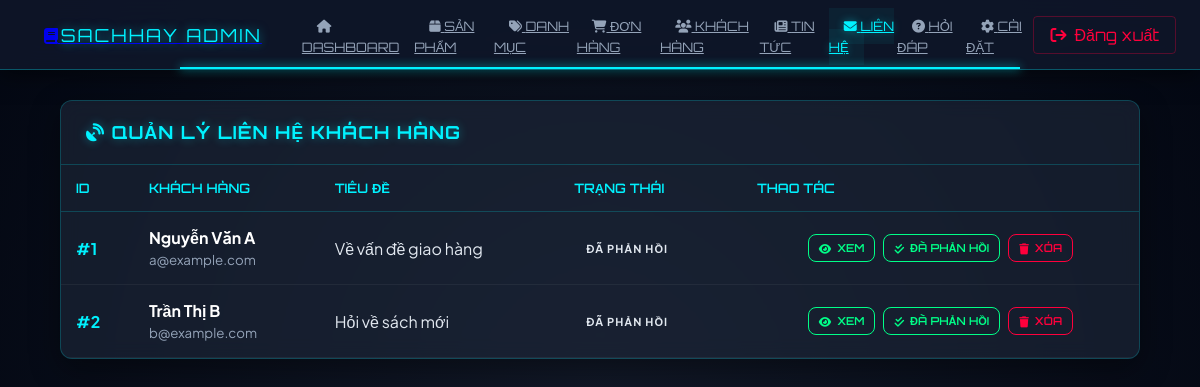
/admin/contacts (signed in), run on the app's committed database.
### tables this page shows
CREATE TABLE `contacts` (
  `id` int(11) NOT NULL,
  `name` varchar(100) NOT NULL,
  `email` varchar(100) NOT NULL,
  `subject` varchar(255) DEFAULT NULL,
  `message` text NOT NULL,
  `status` varchar(20) DEFAULT 'New',
  `created_at` datetime DEFAULT current_timestamp()
);

### app/controllers/AdminController.php (called while the page is built, shortened)
<?php
class AdminController extends Controller {
    private $adminModel;
    public function __construct() {
        $this->adminModel = $this->model('Admin');
    }
    public function contacts() {
        $data = [
            'title' => 'Quản lý Liên hệ',
            'page' => 'contacts',
            'contacts' => $this->adminModel->getAllContacts(),
            'contentFile' => APP_ROOT . '/views/admin/contacts/index.php'
        ];
        $this->view('admin/admin', $data);
    }
}

### app/core/App.php (called while the page is built, shortened)
<?php
class App {
    protected $method = "index";
    public function __construct() {
        $url = $this->parseURL();
        if(isset($url[0]) && !empty($url[0])) {
            $controllerFile = APP_ROOT . '/controllers/' . ucfirst($url[0]) . 'Controller.php';
            if(file_exists($controllerFile)) {
                unset($url[0]);
            } else {
                $this->redirectToLanding();
                return;
            }
        }
        $this->controller = new $this->controller;
        if(isset($url[1]) && !empty($url[1])) {
            if(method_exists($this->controller, $url[1])) {
                $this->method = $url[1];
                unset($url[1]);
            } else {
                $this->redirectToLanding();
                return;
            }
        }
        $this->params = $url ? array_values($url) : [];
        call_user_func_array([$this->controller, $this->method], $this->params);
    }
    private function parseURL() {
        if(isset($_GET["url"])) {
            return explode('/', filter_var(rtrim($_GET['url'], '/'), FILTER_SANITIZE_URL));
        }
        return [];
    }
}

### public/index.php (called while the page is built, shortened)
<?php
$app = new App();

### app/core/DB.php (called while the page is built, shortened)
<?php
class DB
{
    public $con;
    public function __construct()
    {
        $this->host = DB_HOST;
        $this->username = DB_USER;
        $this->password = DB_PASS;
        $this->dbname = DB_NAME;
        $this->port = DB_PORT;
        try {
            $this->con = new PDO(
                "mysql:host={$this->host};port={$this->port};dbname={$this->dbname};charset=utf8mb4",
                $this->username,
                $this->password,
                [
                    PDO::ATTR_ERRMODE => PDO::ERRMODE_EXCEPTION,
                    PDO::ATTR_DEFAULT_FETCH_MODE => PDO::FETCH_ASSOC,
                    PDO::ATTR_EMULATE_PREPARES => false
                ]
            );
        } catch (PDOException $e) {
            die("Connection failed: " . $e->getMessage());
        }
    }
    public function query($sql, $params = [])
    {
        $stmt = $this->con->prepare($sql);
        $stmt->execute($params);
        return $stmt;
    }
    public function all($sql, $params = [])
    {
        $stmt = $this->query($sql, $params);
        return $stmt->fetchAll();
    }
}

### app/models/Admin.php (called while the page is built, shortened)
<?php
class Admin extends DB {
    public function getAllContacts() {
        return $this->all("SELECT * FROM contacts ORDER BY created_at DESC");
    }
}

### app/views/admin/contacts/index.php (the view, shortened to what this page needs)
<div class="admin-card">
    <div class="card-header-actions">
        <h2 class="card-title"><i class="fas fa-satellite-dish"></i> QUẢN LÝ LIÊN HỆ KHÁCH HÀNG</h2>
    </div>
    <div class="table-container">
        <table>
            <thead>
                <tr>
                    <th>ID</th>
                    <th>KHÁCH HÀNG</th>
                    <th>TIÊU ĐỀ</th>
                    <th>TRẠNG THÁI</th>
                    <th class="text-center">THAO TÁC</th>
                </tr>
            </thead>
            <tbody>
                <?php foreach($contacts as $contact): ?>
                <?php
                    $status = $contact['status'] ?? 'unread';
                    $viewBtnClass = ($status == 'unread') ? 'btn-danger' : 'btn-success';
                ?>
                <tr>
                    <td style="color:#00f2ff; font-weight:bold;">#<?= $contact['id'] ?></td>
                    <td>
                        <strong style="color:white;"><?= htmlspecialchars($contact['fullname'] ?? $contact['name']) ?></strong><br>
                        <small style="color:#94a3b8;"><?= htmlspecialchars($contact['email']) ?></small>
                    </td>
                    <td><?= htmlspecialchars($contact['subject']) ?></td>
                    <td>
                        <span class="badge <?= $status ?>">
                            <?= ($status == 'unread') ? 'Chưa đọc' : (($status == 'read') ? 'Đã đọc' : 'Đã phản hồi') ?>
                        </span>
                    </td>
                    <td class="text-center">
                        <div style="display: flex; gap: 8px; justify-content: center;">
                            <button onclick='openViewModal(<?= json_encode($contact) ?>)' class="btn <?= $viewBtnClass ?> btn-sm">
                                <i class="fas fa-eye"></i> XEM
                            </button>
                            <form action="<?= BASE_URL ?>admin/updateContactStatus" method="POST">
                                <button type="submit" class="btn btn-success btn-sm">
                                    <i class="fas fa-check-double"></i> ĐÃ PHẢN HỒI
                                </button>
                            </form>
                            <form action="<?= BASE_URL ?>admin/deleteContact" method="POST" onsubmit="return confirm('Xóa dữ liệu liên hệ này khỏi hệ thống?')">
                                <button type="submit" class="btn btn-danger btn-sm">
                                    <i class="fas fa-trash"></i> XÓA
                                </button>
                            </form>
                        </div>
                    </td>
                </tr>
                <?php endforeach; ?>
            </tbody>
        </table>
    </div>
</div>

### app/views/admin/admin.php (style rules this page uses)
* { margin: 0; padding: 0; box-sizing: border-box; }
:root { --neon-cyan: #00f2ff; --neon-purple: #7000ff; --neon-red: #ff003c; --space-bg: #030712; --glass-bg: rgba(15, 23, 42, 0.9); --transition: all 0.3s ease; }
body { font-family: 'Plus Jakarta Sans', sans-serif; background-color: var(--space-bg); background-image: radial-gradient(circle at 50% 50%, #111827 0%, #030712 100%); color: #e2e8f0; display: flex; flex-direction: column; min-height: 100vh; }
.card, .admin-card { background: rgba(30, 41, 59, 0.6) !important; backdrop-filter: blur(10px); border: 1px solid rgba(255, 255, 255, 0.1) !important; border-radius: 12px !important; box-shadow: 0 10px 30px rgba(0,0,0,0.4); }

### app/views/admin/contacts/index.php (style rules this page uses)
.admin-card { background: rgba(30, 41, 59, 0.6) !important; backdrop-filter: blur(10px); border: 1px solid rgba(0, 242, 255, 0.2) !important; border-radius: 12px; box-shadow: 0 10px 30px rgba(0,0,0,0.4); overflow: hidden; margin-bottom: 30px; }
.card-header-actions { display: flex; justify-content: space-between; align-items: center; padding: 20px 25px; border-bottom: 1px solid rgba(0, 242, 255, 0.2); }
.card-title { font-family: 'Orbitron', sans-serif; color: #00f2ff; font-size: 18px; font-weight: 700; margin: 0; letter-spacing: 1px; text-shadow: 0 0 10px rgba(0, 242, 255, 0.4); }
.table-container { overflow-x: auto; }
table { width: 100%; border-collapse: collapse; }
th { padding: 15px; text-align: left; font-weight: 600; font-size: 13px; color: #00f2ff; text-transform: uppercase; border-bottom: 1px solid rgba(0, 242, 255, 0.2); font-family: 'Orbitron', sans-serif; }
td { padding: 15px; border-bottom: 1px solid rgba(255,255,255,0.05); vertical-align: middle; color: #e2e8f0; }
.badge { padding: 6px 12px; border-radius: 6px; font-size: 11px; font-weight: 700; display: inline-block; text-transform: uppercase; letter-spacing: 1px; }
.btn { padding: 8px 16px; border-radius: 8px; font-weight: 600; cursor: pointer; transition: all 0.3s; display: inline-flex; align-items: center; gap: 6px; font-size: 12px; background: transparent; font-family: 'Orbitron', sans-serif; text-decoration: none; }
.btn-danger { color: #ff003c; border: 1px solid #ff003c; }
.btn-success { color: #00ff88; border: 1px solid #00ff88; }
.btn-sm { padding: 6px 10px; font-size: 11px; }

### data on the page
contacts: id "1", name "Nguyễn Văn A", email "a@example.com", subject "Về vấn đề giao hàng", status "ĐÃ PHẢN HỒI"
contacts: id "2", name "Trần Thị B", email "b@example.com", subject "Hỏi về sách mới", status "ĐÃ PHẢN HỒI"
